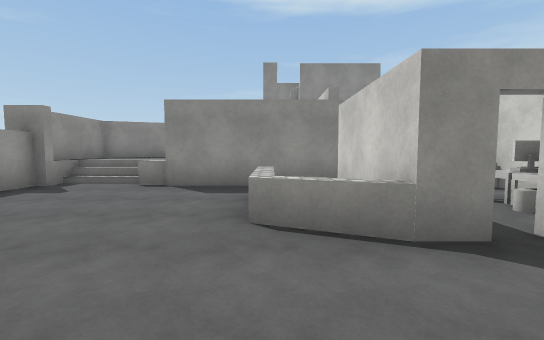
[1] (above)

24 first-person views from a walk through a Unity game level. The camera is 1.4 m above the floor, tilts 4° down and sees 90° across. The floor is counted in squares, 2 m on a side. Each view is taken from the middle of a square. On the plan, view 1 faces up. The plan holds only what a view shows up to about 9 squares ahead; the rest is blank. The place goes on beyond the plan. The player character is not drawn. Surface patterns are stand-ins for the level's own textures.

[2]
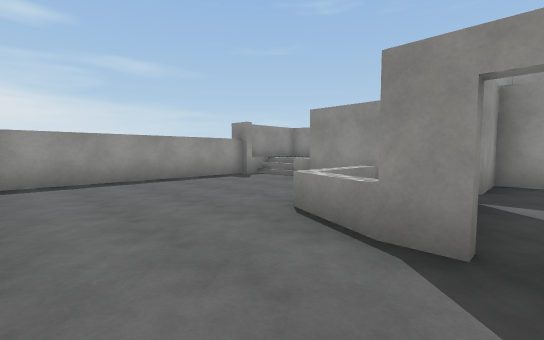

[3]
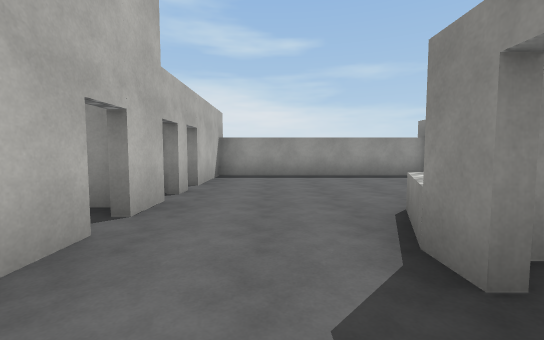

[4]
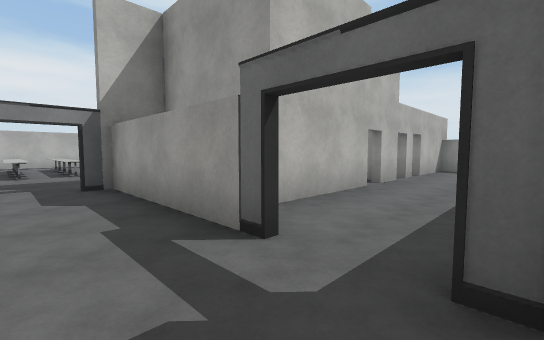

[5]
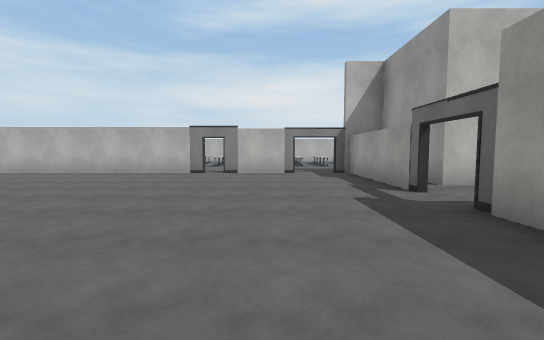

[6]
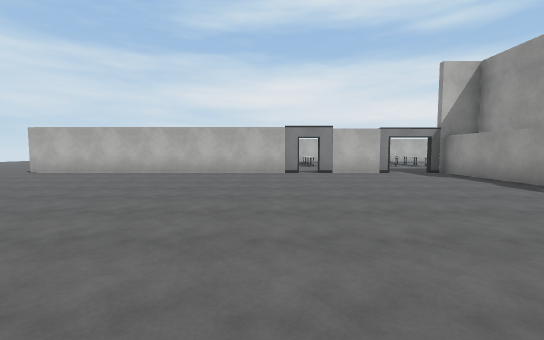

[7]
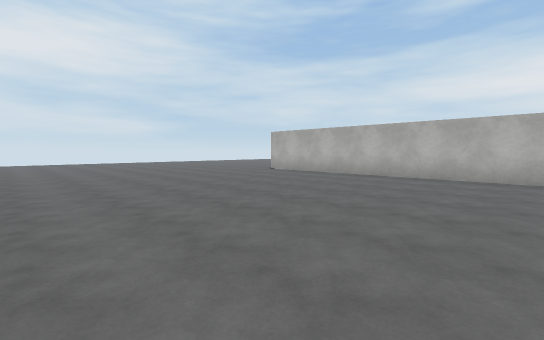

[8]
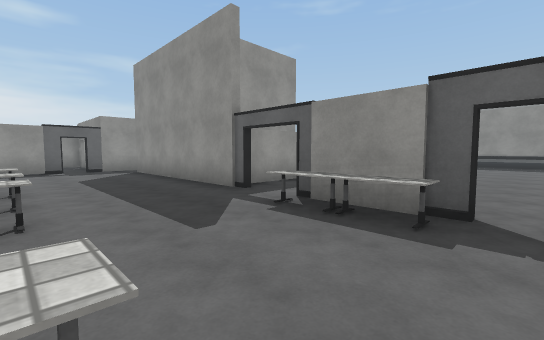

[9]
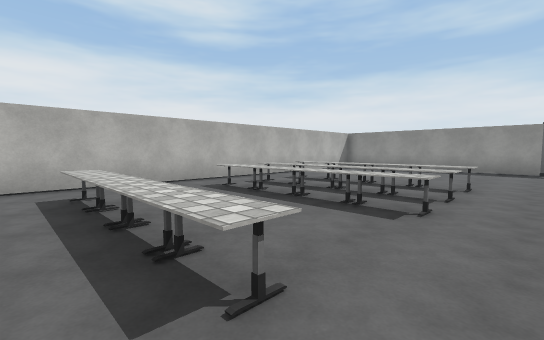

[10]
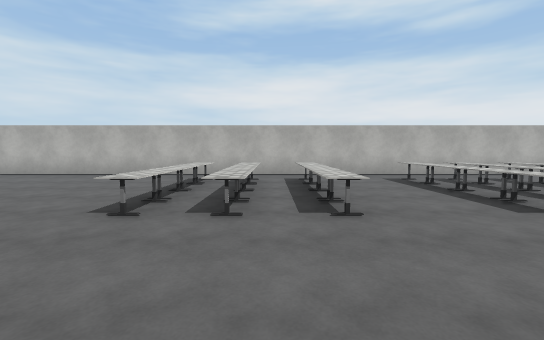

[11]
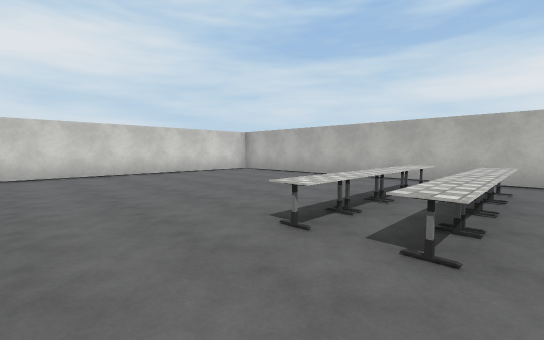

[12]
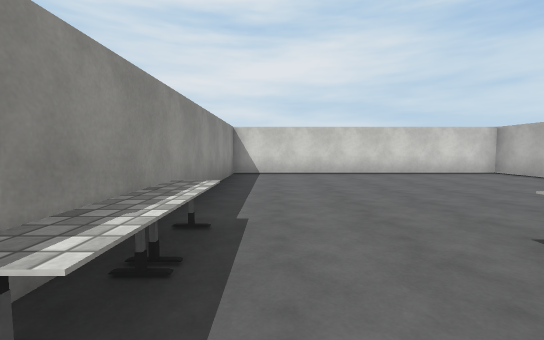

[13]
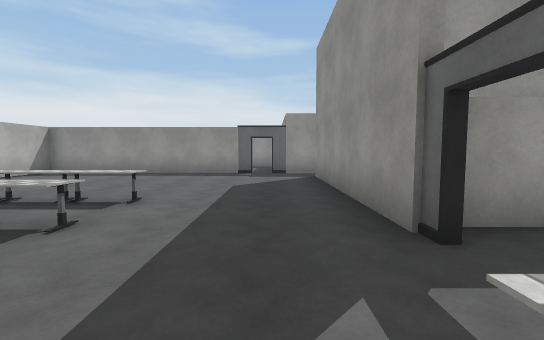

[14]
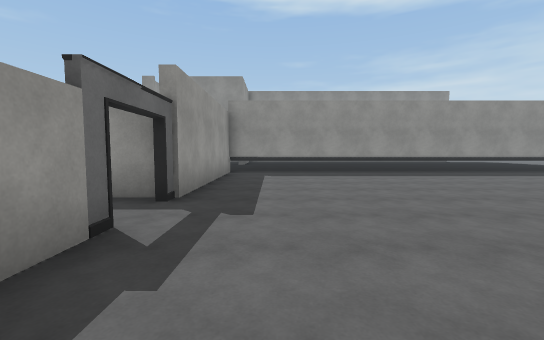

[15]
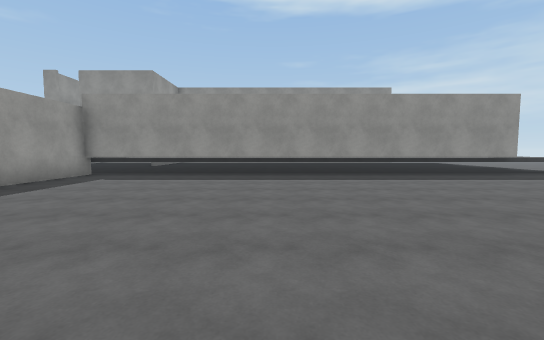

[16]
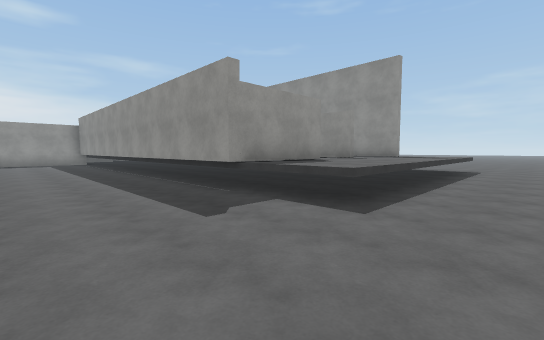

[17]
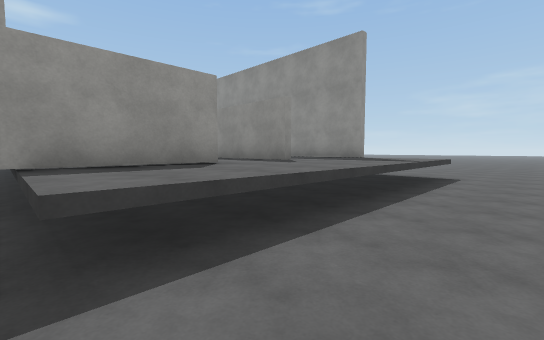

[18]
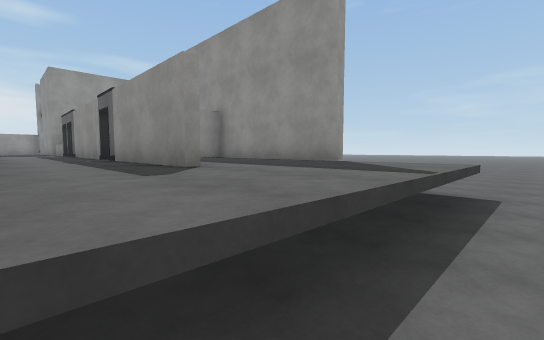

[19]
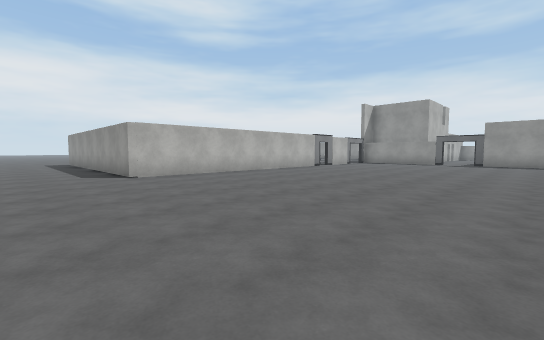

[20]
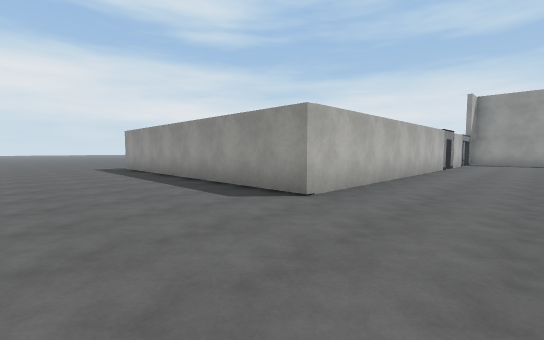

[21]
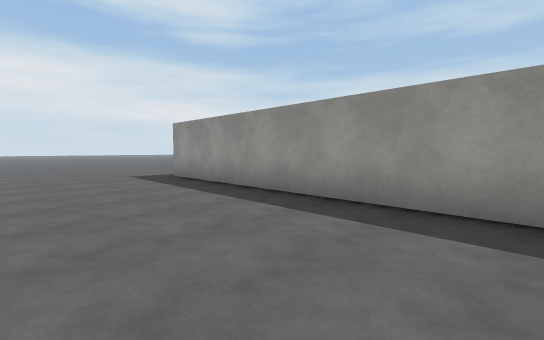

[22]
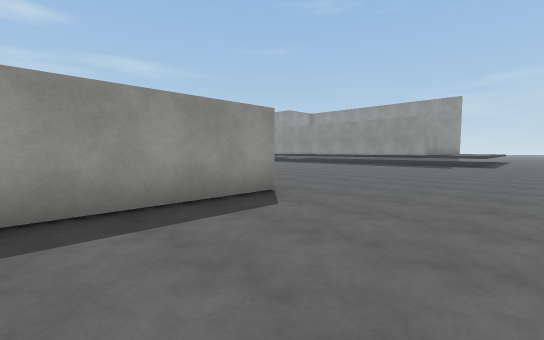

[23]
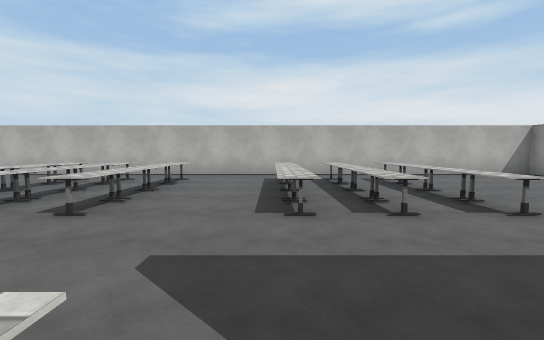

[24]
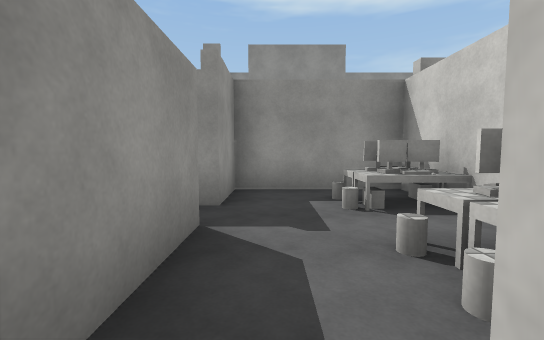

### Floor plan
Key: @ floor where view 1 was taken; # wall or solid block; x gap in a wall; . main floor; : floor 1 m higher than the main floor; / step, stairs or slope; = window, fence, low wall or low ledge; ^ raised ledge; B white block; O other object.
Columns run from 5 left of view 1 to 21 right of it. Each row starts with its distance up from view 1.
 21                         ..
 20                         ..
 19                         ...
 18                         ...
 17                        ....
 16                        ....
 15                   ####x =..
 14                   #::::::..
 13                   # :::::..
 12                   #####::..
 11                       #::..
 10                       #::..
  9  ##                   #::..
  8 #                     #::..
  7 #     #################....
  6 B// ###.OO#................
  5 #.........#................
  4 #....^#.OO#................
  3 #....^#.OO.................
  2 #.......##.................
  1 #..........................
  0 #....@....#................
 -1 ####.#x####................
 -2          # ................
 -3          ##................
 -4    #.######.OO.OO#######...
 -5    #...................#...
 -6    #...................#...
 -7    #....O.OO.O.OO......#...
 -8    #....O.OO.O.OO......#...
 -9    #....O.OO.O.OO......#...
-10    #....O.OO.O.OO......#...
-11    #...................#...
-12    #####################...
-13                       .....
-14                       .....
-15                        ....
-16                         ...

Where each view was taken, in squares from view 1:
view 1: 0 up, 0 right, facing up
view 2: 0 up, 2 right, facing up-left
view 3: 1 up, 3 right, facing left
view 4: 2 up, 6 right, facing down-left
view 5: 5 up, 7 right, facing down
view 6: 5 up, 10 right, facing down
view 7: 4 up, 10 right, facing down-right
view 8: 7 down, 9 right, facing up-left
view 9: 6 down, 9 right, facing down-left
view 10: 4 down, 9 right, facing down
view 11: 5 down, 9 right, facing down-right
view 12: 5 down, 9 right, facing right
view 13: 5 down, 7 right, facing left
view 14: 2 down, 6 right, facing up
view 15: 1 down, 10 right, facing up
view 16: 4 up, 21 right, facing up-left
view 17: 7 up, 21 right, facing up-left
view 18: 10 up, 20 right, facing up-left
view 19: 4 up, 20 right, facing down-left
view 20: 1 down, 21 right, facing down-left
view 21: 5 down, 21 right, facing down-left
view 22: 7 down, 21 right, facing up-left
view 23: 4 down, 6 right, facing down
view 24: 2 up, 2 right, facing up
